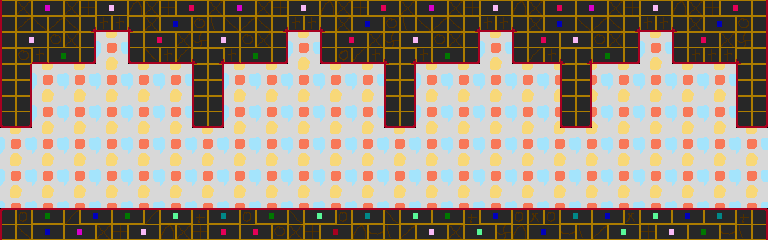

This is a level from a 2D game, rendered from its Tiled map with the project's own tilesets. A one-line summary and the complete map file follow:
An orthogonal 48x15 tile map with 16x16 px tiles, 2 tile layers (back, front) and 3 objects (Shooter).

<map version="1.0" orientation="orthogonal" width="48" height="15" tilewidth="16" tileheight="16">
 <tileset firstgid="1" name="tiles1" tilewidth="16" tileheight="16">
  <image source="../tiles0.gif" trans="ff00ff" width="256" height="256" />
 </tileset>
 <layer name="back" width="48" height="15">
  <data encoding="csv">
129,130,129,130,129,130,129,130,129,130,129,130,129,130,129,130,129,130,129,130,129,130,129,130,129,130,129,130,129,130,129,130,129,130,129,130,129,130,129,130,129,130,129,130,129,130,129,130,
145,146,145,146,145,146,145,146,145,146,145,146,145,146,145,146,145,146,145,146,145,146,145,146,145,146,145,146,145,146,145,146,145,146,145,146,145,146,145,146,145,146,145,146,145,146,145,146,
129,130,129,130,129,130,129,130,129,130,129,130,129,130,129,130,129,130,129,130,129,130,129,130,129,130,129,130,129,130,129,130,129,130,129,130,129,130,129,130,129,130,129,130,129,130,129,130,
145,146,145,146,145,146,145,146,145,146,145,146,145,146,145,146,145,146,145,146,145,146,145,146,145,146,145,146,145,146,145,146,145,146,145,146,145,146,145,146,145,146,145,146,145,146,145,146,
129,130,129,130,129,130,129,130,129,130,129,130,129,130,129,130,129,130,129,130,129,130,129,130,129,130,129,130,129,130,129,130,129,130,129,130,129,130,129,130,129,130,129,130,129,130,129,130,
145,146,145,146,145,146,145,146,145,146,145,146,145,146,145,146,145,146,145,146,145,146,145,146,145,146,145,146,145,146,145,146,145,146,145,146,145,146,145,146,145,146,145,146,145,146,145,146,
129,130,129,130,129,130,129,130,129,130,129,130,129,130,129,130,129,130,129,130,129,130,129,130,129,130,129,130,129,130,129,130,129,130,129,130,129,130,129,130,129,130,129,130,129,130,129,130,
145,146,145,146,145,146,145,146,145,146,145,146,145,146,145,146,145,146,145,146,145,146,145,146,145,146,145,146,145,146,145,146,145,146,145,146,145,146,145,146,145,146,145,146,145,146,145,146,
129,130,129,130,129,130,129,130,129,130,129,130,129,130,129,130,129,130,129,130,129,130,129,130,129,130,129,130,129,130,129,130,129,130,129,130,129,130,129,130,129,130,129,130,129,130,129,130,
145,146,145,146,145,146,145,146,145,146,145,146,145,146,145,146,145,146,145,146,145,146,145,146,145,146,145,146,145,146,145,146,145,146,145,146,145,146,145,146,145,146,145,146,145,146,145,146,
129,130,129,130,129,130,129,130,129,130,129,130,129,130,129,130,129,130,129,130,129,130,129,130,129,130,129,130,129,130,129,130,129,130,129,130,129,130,129,130,129,130,129,130,129,130,129,130,
145,146,145,146,145,146,145,146,145,146,145,146,145,146,145,146,145,146,145,146,145,146,145,146,145,146,145,146,145,146,145,146,145,146,145,146,145,146,145,146,145,146,145,146,145,146,145,146,
129,130,129,130,129,130,129,130,129,130,129,130,129,130,129,130,129,130,129,130,129,130,129,130,129,130,129,130,129,130,129,130,129,130,129,130,129,130,129,130,129,130,129,130,129,130,129,130,
145,146,145,146,145,146,145,146,145,146,145,146,145,146,145,146,145,146,145,146,145,146,145,146,145,146,145,146,145,146,145,146,145,146,145,146,145,146,145,146,145,146,145,146,145,146,145,146,
129,130,129,130,129,130,129,130,129,130,129,130,129,130,129,130,129,130,129,130,129,130,129,130,129,130,129,130,129,130,129,130,129,130,129,130,129,130,129,130,129,130,129,130,129,130,129,130
</data>
 </layer>
 <layer name="front" width="48" height="15">
  <data encoding="csv">
97,115,87,88,115,116,85,86,119,115,116,81,82,115,87,88,115,116,85,86,119,115,116,81,82,115,87,88,115,116,85,86,119,115,81,82,87,88,115,116,85,86,119,115,116,81,82,104,
113,98,99,98,99,150,20,20,149,115,67,68,114,103,99,98,99,150,20,20,149,115,67,68,114,103,99,98,99,150,20,20,149,115,67,68,99,98,99,150,20,20,149,115,67,68,114,120,
97,85,86,114,115,104,0,0,113,81,82,115,118,85,86,114,115,104,0,0,113,81,82,115,118,85,86,114,115,104,0,0,113,81,82,85,86,114,115,104,0,0,113,81,82,115,118,104,
113,114,20,1,2,24,0,0,17,21,20,22,149,150,20,1,2,24,0,0,17,18,22,20,149,150,20,1,2,24,0,0,17,22,20,149,150,1,2,24,0,0,17,20,20,20,149,120,
97,120,0,0,0,0,0,0,0,0,0,0,97,120,0,0,0,0,0,0,0,0,0,0,97,120,0,0,0,0,0,0,0,0,0,97,120,0,0,0,0,0,0,0,0,0,97,120,
113,104,0,0,0,0,0,0,0,0,0,0,113,104,0,0,0,0,0,0,0,0,0,0,113,104,0,0,0,0,0,0,0,0,0,113,104,0,0,0,0,0,0,0,0,0,113,104,
97,120,0,0,0,0,0,0,0,0,0,0,97,120,0,0,0,0,0,0,0,0,0,0,97,120,0,0,0,0,0,0,0,0,0,97,120,0,0,0,0,0,0,0,0,0,97,120,
17,24,0,0,0,0,0,0,0,0,0,0,17,24,0,0,0,0,0,0,0,0,0,0,17,24,0,0,0,0,0,0,0,0,0,17,24,0,0,0,0,0,0,0,0,0,17,24,
0,0,0,0,0,0,0,0,0,0,0,0,0,0,0,0,0,0,0,0,0,0,0,0,0,0,0,0,0,0,0,0,0,0,0,0,0,0,0,0,0,0,0,0,0,0,0,0,
0,0,0,0,0,0,0,0,0,0,0,0,0,0,0,0,0,0,0,0,0,0,0,0,0,0,0,0,0,0,0,0,0,0,0,0,0,0,0,0,0,0,0,0,0,0,0,0,
0,0,0,0,0,0,0,0,0,0,0,0,0,0,0,0,0,0,0,0,0,0,0,0,0,0,0,0,0,0,0,0,0,0,0,0,0,0,0,0,0,0,0,0,0,0,0,0,
0,0,0,0,0,0,0,0,0,0,0,0,0,0,0,0,0,0,0,0,0,0,0,0,0,0,0,0,0,0,0,0,0,0,0,0,0,0,0,0,0,0,0,0,0,0,0,0,
0,0,0,0,0,0,0,0,0,0,0,0,0,0,0,0,0,0,0,0,0,0,0,0,0,0,0,0,0,0,0,0,0,0,0,0,0,0,0,0,0,0,0,0,0,0,0,0,
33,34,49,50,38,51,52,49,50,38,53,54,36,55,56,34,49,50,37,53,54,34,55,56,37,53,54,49,50,36,51,52,34,35,34,55,56,51,52,35,53,54,51,52,55,56,36,40,
113,99,67,68,87,88,115,116,85,86,119,115,116,81,82,81,82,114,115,116,83,84,119,102,103,98,85,86,115,69,70,118,119,67,68,102,103,98,69,70,116,85,86,65,66,102,103,104
</data>
 </layer>
 <objectgroup name="lines" width="48" height="15">
  <properties>
   <property name="min_temple" value="1" />
   <property name="rarity" value="0.05" />
  </properties>
  <object x="768" y="208">
   <polyline points="0,0 -768,0" />
  </object>
  <object x="0" y="32">
   <polyline points="0,0 0,96 32,96 32,32 96,32 96,0 128,0 128,32 192,32 192,96 224,96 224,32 288,32 288,0 320,0 320,32 384,32 384,96 416,96 416,32 480,32 480,0 512,0 512,32 560,32 560,96 592,96 592,32 640,32 640,0 672,0 672,32 736,32 736,96 768,96 768,0" />
  </object>
 </objectgroup>
 <objectgroup name="objects" width="48" height="15">
  <object name="Shooter" gid="17" x="384" y="200" />
 </objectgroup>
</map>
